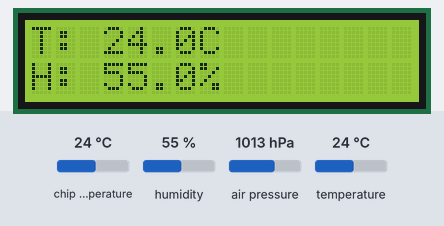
Simulated run of this program. Board: Raspberry Pi Pico running MicroPython. Shown: 16×2 character LCD. The inputs (shaded band) are chosen by the test bench; at power-on: temperature 24 °C, humidity 55 %, chip temperature 24 °C, air pressure 1013 hPa. Library files of the repository ran but are not shown: ST7032.py; what the program prints to the serial console is not drawn.

Above: at 6.2 s.
6.3 s: temperature set to 12 °C
At 14.5 s:
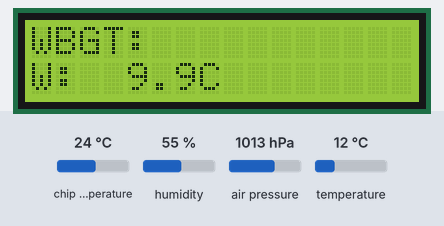
17.1 s: humidity set to 22 %
At 24.2 s:
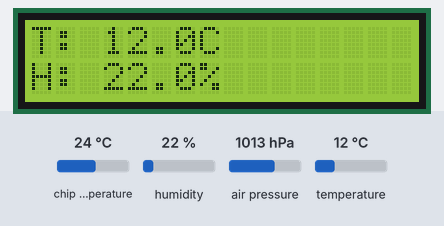
27.6 s: humidity set to 40 %
At 29.8 s:
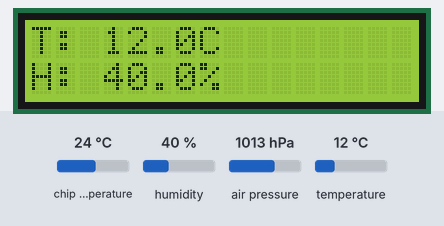
33.6 s: temperature set to 19 °C
At 36.5 s:
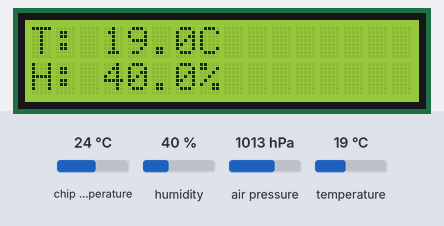
Timing chart, 0 to 38.0 s (numbered marks = the images above; inputs shaded):
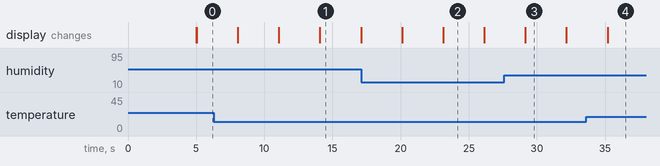

Measured:
- after the input at 6.3 s, the display: first differs from a run without the input after 4.8 s (image 1 shows a later state)
- after the input at 17.1 s, the display: first differs from a run without the input after 6.0 s (image 2)
- after the input at 27.6 s, the display: changes after 1.6 s (image 3)
- after the input at 33.6 s, the display: changes after 1.6 s (image 4)
- what the display in image 1 shows lasts 3.0 s, from 14.1 s to 17.1 s

The program:

main.py
```python
# MicroPython for Rapperry Pi Pico
# -*- coding: utf-8 -*-
import utime
from machine import Pin, I2C, ADC
# ST7032.py : Class ST7032
from ST7032 import ST7032
# BME280
import bme280

# sensor_pos : 0=indoor, 1=Outdoors
sensor_pos = 1

if __name__ == '__main__':
    sensor_temp = machine.ADC(machine.ADC.CORE_TEMP)
    conversion_factor = 3.3 / (65535)
    utime.sleep(5)
    #pin = Pin(28, Pin.OUT, Pin.PULL_DOWN)
    #sensor = DHT11( pin )

    i2c=I2C(0, scl=Pin(17), sda=Pin(16), freq=100000)
    bme = bme280.BME280(i2c=i2c)

    lcd = ST7032(i2c)
    lcd.setContrast(1)
    lcd.clear()
    while True:
        reading = sensor_temp.read_u16() * conversion_factor
        # The temperature sensor measures the Vbe voltage of a biased bipolar diode, connected tothe fifth ADC channel
        # Typically, Vbe = 0.706V at 27 degrees C, with a slope of -1.721mV (0.001721) per degree.
        temperature = 27 - (reading - 0.706)/0.001721
        tempStr = "  {:5.1f}C".format(temperature)
        #lcd.setCursor(0, 0)
        #lcd.print('Temp:')
        #lcd.setCursor(0, 1)
        #lcd.print(tempStr)
        #print( bme.values )
        t,p,h= bme.read_compensated_data()
        t1 = int(t/100 + 0.5)
        h1 = int(h/1024 + 0.5)
        #p = p//256
        #p1 = int(p/100 + 0.5)

        t1Str = "T:{:5.1f}C".format(t1)
        h1Str = "H:{:5.1f}%".format(h1)

        lcd.setCursor(0, 0)
        lcd.print(t1Str)
        lcd.setCursor(0, 1)
        lcd.print(h1Str)
        #print( tempStr )
        print(t1Str)
        print(h1Str)
        utime.sleep(3)

        # WBGT
        if sensor_pos == 1:
            # indoor sensor
            wbgt = round( float( t1 *0.725 + h1 *0.0368 + 0.00364* t1 * h1 - 3.246 ), 2 )
        else:
            # outdoors sensor
            wbgt = round( float( t1 *0.735 + h1 *0.0374 + 0.00292* t1 * h1 - 4.064 ), 2 )
        lcd.setCursor(0, 0)
        lcd.print("WBGT:   ")
        lcd.setCursor(0, 1)
        wbgtStr = "W:{:5.1f}C".format( wbgt )
        lcd.print( wbgtStr )
        print(wbgtStr)
        print("----------")
        utime.sleep(3)
```
